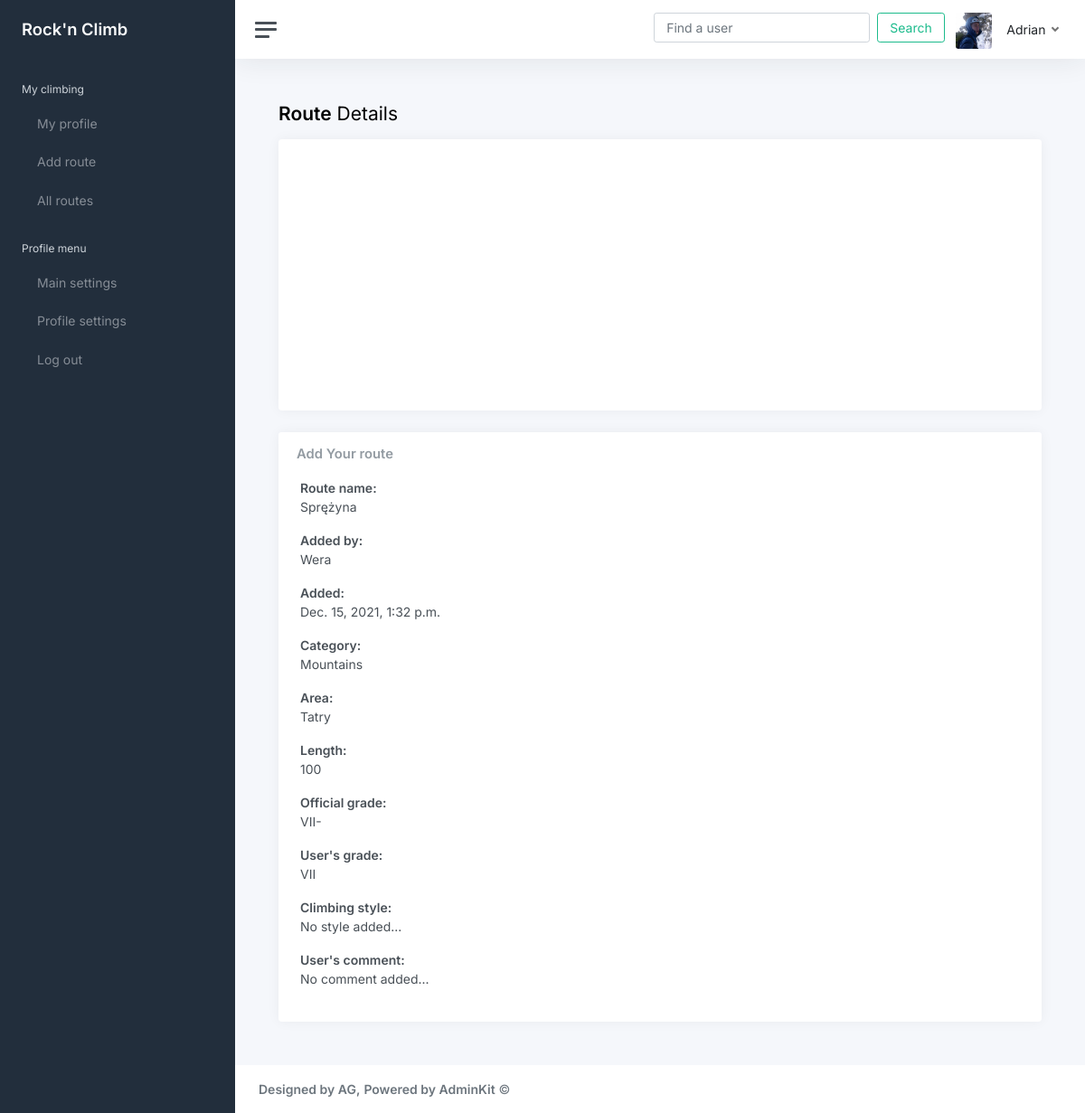
Screenshot of /route_detail/48/ (signed in) with the database file from the repository.
### members/models.py (models this page shows, shortened)
class UserProfile(models.Model):
    user = models.OneToOneField(User, null=True,blank=True, related_name='userprofile', on_delete=models.CASCADE)
    photo = models.ImageField(null=True,blank=True,upload_to='profile_photos')
    twitter_url = models.CharField(max_length=200, null=True, blank=True)
    facebook_url = models.CharField(max_length=200, null=True, blank=True)
    instagram_url = models.CharField(max_length=200, null=True, blank=True)
    where_from = models.CharField(max_length=200, null=True, blank=True)
    where_lives = models.CharField(max_length=200, null=True, blank=True)
    best_places = TaggableManager(blank=True)
    likes = models.ManyToManyField(User,related_name='user_likes',blank=True,null=True)

### routes/models.py (models this page shows, shortened)
class ClimbingRoutes(models.Model):
    user = models.ForeignKey(User, on_delete=models.CASCADE)
    route_name = models.CharField(max_length=100)
    category = models.CharField(max_length=100)
    area = models.CharField(max_length=100)
    length = models.IntegerField(validators=[MaxValueValidator(5000),MinValueValidator(1)])
    route_grade_self = models.CharField(max_length=30)
    comment = models.TextField(max_length=300, blank=True, null=True)
    added = models.DateTimeField(auto_now_add=True)
    official_grade = models.ForeignKey(RouteGrade, on_delete=models.SET_NULL, null=True)
    style = models.CharField(max_length=30, null=True, blank=True)
    location = LocationField(blank=True,null=True)

class RouteGrade(models.Model):
    category = models.ForeignKey(Category, related_name='grades',on_delete=models.CASCADE)
    grade = models.CharField(max_length=100)
    order_number = models.IntegerField(default=0)
    def __str__(self):
        return self.grade

### routes/views.py (the view)
# urls.py: path('route_detail/<int:id>/',route_detail,name='route_detail'),
def route_detail(request,id):
    route=get_object_or_404(ClimbingRoutes,pk=id)
    route_coords=[]
    try:
        route_coords.append(route.location[0])
        route_coords.append(route.location[1])
        is_map=True
    except Exception:
        is_map=False
    return render(request,'route_detail.html',{'route':route_coords,'route_info':route,'is_map':is_map})

### Templates/route_detail.html (shortened to what this page needs)
{% extends 'main.html' %}
{% block body %}
{% load mapbox_location_field_tags %}
<link href="https://api.mapbox.com/mapbox-gl-js/v2.6.1/mapbox-gl.css" rel="stylesheet">
    <main class="content">
				<div class="container-fluid p-0">
                    {% if is_map == True %}
					<h1 class="h3 mb-3"><strong>Route</strong> Details</h1>
					<div class="row">
						<div class="col-12 col-lg-12 col-xxl-9 d-flex">
							<div class="card flex-fill">
                                <div class="map-body">
                                        <div id="map"></div>
                                    </div>
							</div>
						</div>
					</div>
                    {% endif %}
				</div>
        <div class="container-fluid p-0">
                    <div class="row">
                        <div class="col-12 col-lg-12 col-xxl-9 d-flex">
                            <div class="card flex-fill">
                                <div class="card-header">
									<h5 class="card-title mb-0">Add Your route</h5>
                                    </div>
                                <div class="container">
                                    <p><b> Route name:</b><br> {{route_info.route_name}}</p>
                                    <p><b>Added by:</b><br> {{route_info.user|title}}</p>
                                    <p><b>Added:</b><br> {{route_info.added}}</p>
                                    <p><b>Category: </b><br>{{route_info.category}}</p>
                                    <p><b>Area: </b><br>{{route_info.area}}</p>
                                    <p><b>Length: </b><br>{{route_info.length}}</p>
                                    <p><b>Official grade: </b><br>{{route_info.official_grade}}</p>
                                    <p><b>User's grade: </b><br>{{route_info.route_grade_self}}</p>
                                    <p><b>Climbing style: </b><br>
                                        {% if route_info.style %}
                                            {{route_info.style}}
                                        {% else %}
                                            No style added...
                                        {% endif %}
                                        </p>
                                    <p><b>User's comment:</b><br>
                                        {% if route_info.comment %}
                                            {{route_info.comment}}<br><br>
                                        {% else %}
                                            No comment added...<br><br>
                                        {% endif %}</p>
                                </div>
                        </div>
                        </div>
                    </div>
                </div>
			</main>
{% endblock %}

### Templates/main.html (shortened to what this page needs)
<!DOCTYPE html>
<html lang="en">
<head>
  {% load static %}
	<link rel="stylesheet" href="{% static 'style.css' %}" >
	<link rel="stylesheet" href="{% static 'modal.css' %}" >
</head>
<body>
	<div class="wrapper">
		<nav id="sidebar" class="sidebar js-sidebar">
			<div class="sidebar-content js-simplebar">
				<a class="sidebar-brand" href="{% url 'main_dashboard' %}"><span class="align-middle">Rock'n Climb</span></a>
				<ul class="sidebar-nav">
					{% if user.is_authenticated %}
                  	<li class="sidebar-header">
						My climbing
					</li>
					{% if 'my_profile' in request.path %}
						<li class="sidebar-item active">
							<a class="sidebar-link" href="{% url 'my_profile' 'all' %}"><i class="align-middle" data-feather="user"></i> <span class="align-middle">My profile</span></a>
						</li>
					{% else %}
						<li class="sidebar-item">
							<a class="sidebar-link" href="{% url 'my_profile' 'all' %}"> <span class="align-middle">My profile</span></a>
						</li>
					{% endif %}
					{% if 'add_route' in request.path %}
						<li class="sidebar-item active">
							<a class="sidebar-link" href="{% url 'add_route' %}"><i class="align-middle" data-feather="check-square"></i> <span class="align-middle">Add route</span></a>
						</li>
					{% else %}
						<li class="sidebar-item">
							<a class="sidebar-link" href="{% url 'add_route' %}"> <span class="align-middle">Add route</span></a>
						</li>
					{% endif %}
					{% if 'routes' in request.path %}
						<li class="sidebar-item active">
							<a class="sidebar-link" href="{% url 'all_routes' 'all' %}"><i class="align-middle" data-feather="book"></i> <span class="align-middle">All routes</span></a>
						</li>
					{% else %}
						<li class="sidebar-item">
							<a class="sidebar-link" href="{% url 'all_routes' 'all' %}"> <span class="align-middle">All routes</span></a>
						</li>
					{% endif %}
					{% endif %}
					<li class="sidebar-header">
						Profile menu
					</li>
					{% if user.is_authenticated %}
					{% if 'main_settings' in request.path %}
						<li class="sidebar-item active">
							<a class="sidebar-link" href="{% url 'main_settings' %}"><i class="align-middle" data-feather="settings"></i> <span class="align-middle">Main settings</span></a>
						</li>
					{% else %}
						<li class="sidebar-item">
							<a class="sidebar-link" href="{% url 'main_settings' %}"> <span class="align-middle">Main settings</span></a>
						</li>
					{% endif %}
					{% if 'profile_settings' in request.path %}
						<li class="sidebar-item active">
							<a class="sidebar-link" href="{% url 'profile_settings' %}"><i class="align-middle" data-feather="user-check"></i> <span class="align-middle">Profile settings</span></a>
						</li>
					{% else %}
						<li class="sidebar-item">
							<a class="sidebar-link" href="{% url 'profile_settings' %}"> <span class="align-middle">Profile settings</span></a>
						</li>
					{% endif %}
					{% endif %}
					{% if user.is_authenticated %}
						<li class="sidebar-item">
							<a class="sidebar-link" href="{% url 'logout_user' %}"> <span class="align-middle">Log out</span></a>
						</li>
					{% else %}
						<li class="sidebar-item">
							<a class="sidebar-link" href="{% url 'login_user' %}"><i class="align-middle" data-feather="log-in"></i> <span class="align-middle">Sign In</span></a>
						</li>
					{% endif %}
				</ul>
			</div>
		</nav>
		<div class="main">
			<nav class="navbar navbar-expand navbar-light navbar-bg">
				<a class="sidebar-toggle js-sidebar-toggle"><i class="hamburger align-self-center"></i></a>
				{% if user.is_authenticated %}
				<div class="navbar-collapse collapse">
					<ul class="navbar-nav navbar-align">
						<li>
							<nav>
							  <div class="container-fluid">
								<form class="d-flex" action="{% url 'find_user' %}" method="POST">
								  <input class="form-control me-2" type="text" placeholder="Find a user" name="search_user" id="search_user" aria-label="Search">
								  <button class="btn btn-outline-success" type="submit">Search</button>
								</form>
							  </div>
							</nav>
						</li>
						<li class="nav-item dropdown">
							{% if user.userprofile.photo %}
								<img src="{{user.userprofile.photo.url}}" class="avatar img-fluid rounded me-1" alt="Profile photo" />
							{% else %}
								<img src="{% static 'images/anonymous-user.png' %}" class="avatar img-fluid rounded me-1" alt="Profile photo" />
							{% endif %}
							<a class="nav-link dropdown-toggle d-none d-sm-inline-block" href="#" data-bs-toggle="dropdown">
								<span class="text-dark">{{user|title}}</span>
                            </a>
						</li>
					</ul>
				</div>
				{% endif %}
			</nav>
			{% block body %}
			{% endblock %}
			<footer class="footer">
				<div class="container-fluid">
					<div class="row text-muted">
						<div class="col-6 text-start">
							<p class="mb-0">
                              <strong>Designed by AG,</strong> <a class="text-muted" href="https://adminkit.io/" target="_blank"><strong>Powered by AdminKit</strong></a> &copy;
							</p>
						</div>
					</div>
				</div>
			</footer>
		</div>
	</div>
</body>
</html>

### Templates/route_detail.html (style rules this page uses)
#map { position: relative; top: 0px; bottom: 0px; width: 100%; height:300px }

### rows the page displays
ClimbingRoutes: route_name "Sprężyna", user "Wera", added "Dec. 15, 2021, 1:32 p.m.", category "Mountains", area "Tatry", length "100", official_grade "VII-", route_grade_self "VII"

### other values shown
{{ user|title }} "Adrian"
